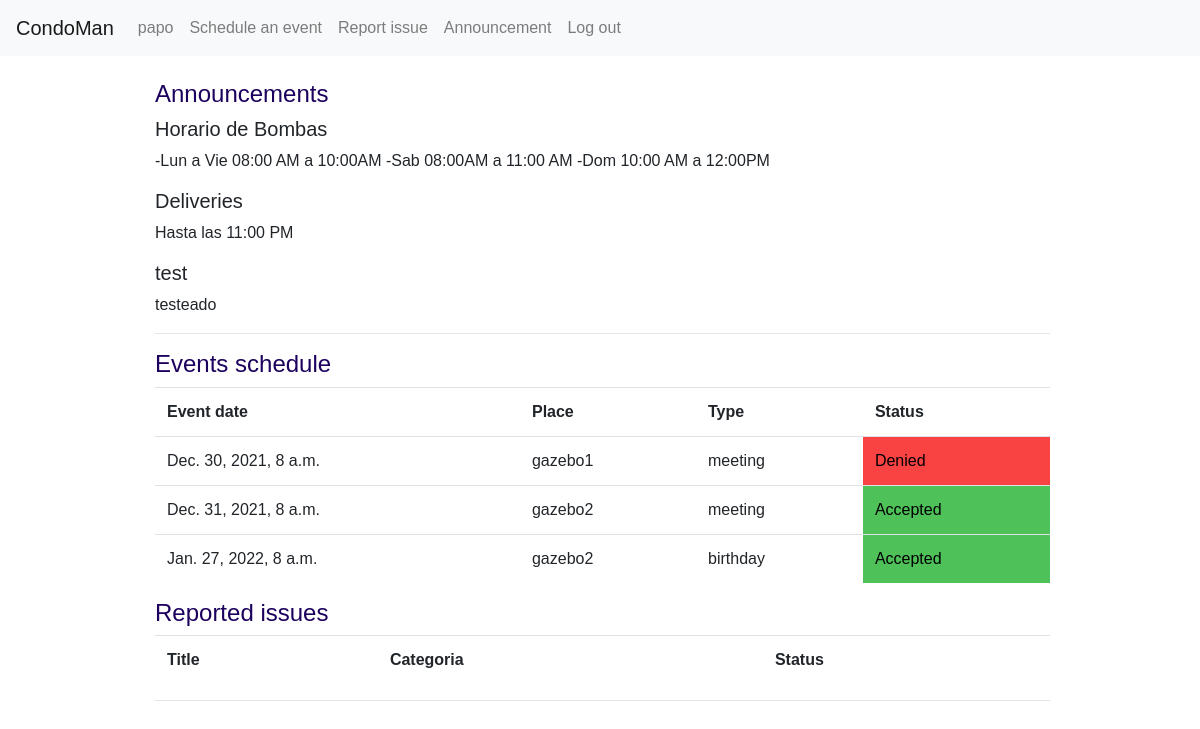
/ (signed in), run on an earlier commit of the app's database.
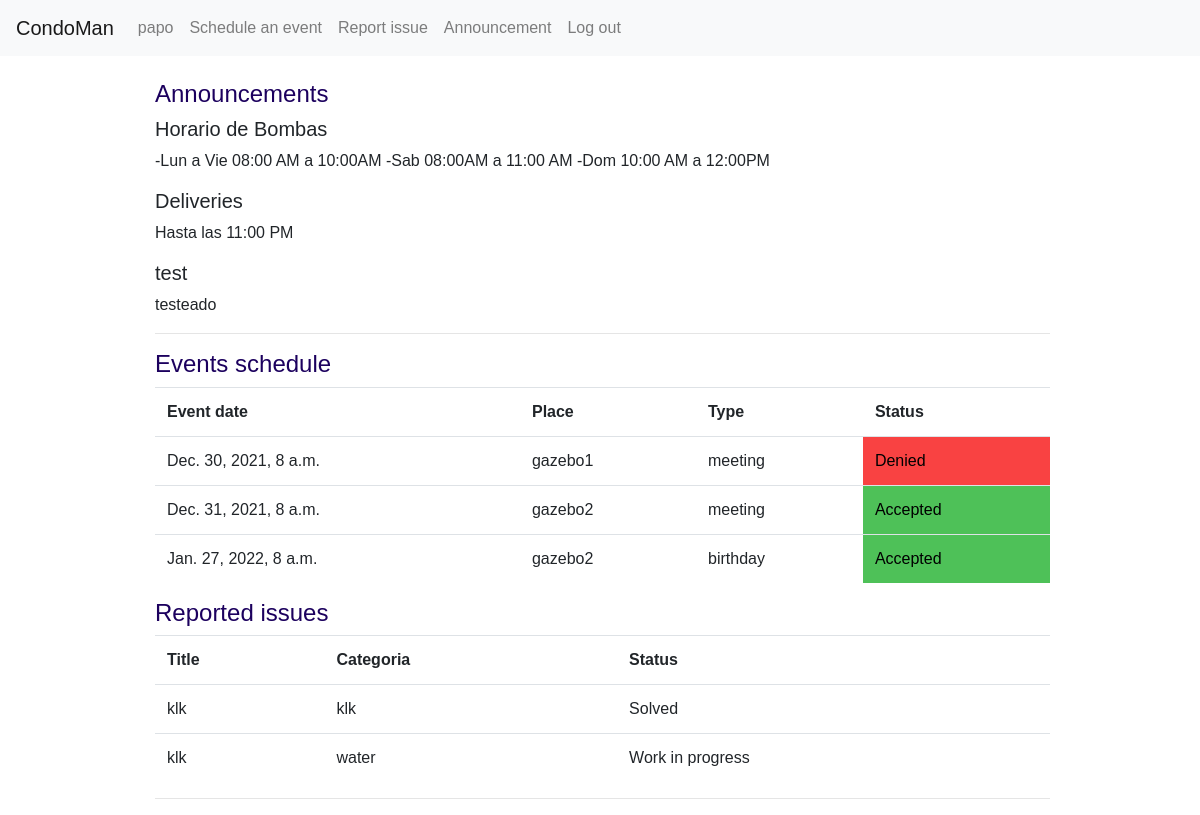
And on a later commit of the database.
### building/models.py (models this page shows, shortened)
class Announcement(models.Model):
    profile = models.ForeignKey("Profile", on_delete=models.CASCADE, related_name="announcer")
    title = models.CharField(max_length=255)
    content = models.CharField(max_length=20000, blank=True)
    valid_date = models.DateField()
    submited = models.DateTimeField(auto_now=True)

class Events(models.Model):
    profile = models.ForeignKey("Profile", on_delete=models.CASCADE, related_name="events")
    event_date = models.DateTimeField()
    submited = models.DateTimeField(auto_now_add=True)
    place = models.CharField(max_length=64)
    type_of_event = models.CharField(max_length=64)
    status = models.CharField(max_length=64)

class Issues(models.Model):
    title = models.CharField(max_length=255)
    categoria = models.CharField(max_length=128)
    description = models.CharField(max_length=20000)
    status = models.CharField(max_length=96)
    reported_by = models.ForeignKey("Profile", on_delete=models.CASCADE, related_name="reporter")
    reported_date = models.DateTimeField(auto_now=True)
    signed_by = models.ForeignKey("Profile", on_delete=models.CASCADE, related_name="signer", null=True, blank=True)
    signed_date = models.DateTimeField(null=True, blank=True)

### building/views.py (the view, shortened to what this page needs)
# urls.py: path("", views.index, name="index"),
def index(request):
    if request.user.is_authenticated:
        user = User.objects.get(pk=request.user.id)
        profile = Profile.objects.get(user=user)
        today = date.today()
        eventos = Events.objects.filter(profile = profile).filter(event_date__gte = today).order_by("event_date")
        announces = Announcement.objects.filter(valid_date__gte = today  )
        issues = Issues.objects.filter(reported_by = profile)
        return render(request, "building/home.html", {"events": eventos, "announces": announces, "issues":issues })
    else:
        return HttpResponseRedirect(reverse("login"))

### building/templates/building/home.html (shortened to what this page needs)
{% extends "building/layout.html" %}
{% block body %}
<div id="building">
    <div class="division" id="home">
         <h4> Announcements  </h4>
        {% for announce in announces%}
            <h5> {{ announce.title}} </h5>
            <p> {{ announce.content }}</p>
        {% endfor%}
        <hr>
        <h4> Events schedule</h4>
            <table class="table">
                <tr>
                    <th>Event date</th>
                    <th>Place</th>
                    <th>Type</th>
                    <th>Status</th>
                </tr>
                {% for event in events%}
                    <tr >
                        <td>{{ event.event_date }}</td>
                        <td>{{ event.place }}</td>
                        <td>{{ event.type_of_event }}</td>
                        <td class="row{{event.status}}">{{ event.status }}</td>
                    </tr>
            {% endfor%}
            </table>
        <h4> Reported issues</h4>
            <table class="table">
                <tr>
                    <th>Title</th>
                    <th>Categoria</th>
                    <th>Status</th>
                </tr>
                {% for issue in issues %}
                    <tr >
                        <td>{{ issue.title }}</td>
                        <td>{{ issue.categoria}}</td>
                        <td >{{ issue.status}}</td>
                    </tr>
            {% endfor%}
            </table>
    </div>
    <hr>
</div>
{% endblock %}

What changed in the data, as far as the page shows it:
added Issues: title "klk", categoria "klk", status "Solved"
added Issues: title "klk", categoria "water", status "Work in progress"
